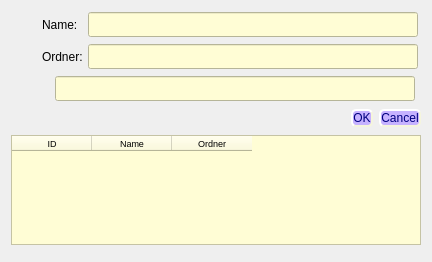
<?xml version="1.0" encoding="UTF-8"?>
<ui version="4.0">
 <class>dialog_performer_add_from_link</class>
 <widget class="QDialog" name="dialog_performer_add_from_link">
  <property name="windowModality">
   <enum>Qt::ApplicationModal</enum>
  </property>
  <property name="geometry">
   <rect>
    <x>0</x>
    <y>0</y>
    <width>428</width>
    <height>262</height>
   </rect>
  </property>
  <property name="windowTitle">
   <string/>
  </property>
  <property name="modal">
   <bool>true</bool>
  </property>
  <layout class="QGridLayout" name="gridLayout">
   <item row="0" column="0">
    <layout class="QHBoxLayout" name="horizontalLayout_2">
     <property name="spacing">
      <number>6</number>
     </property>
     <item>
      <widget class="QLabel" name="lblpic_name">
       <property name="minimumSize">
        <size>
         <width>25</width>
         <height>25</height>
        </size>
       </property>
       <property name="maximumSize">
        <size>
         <width>25</width>
         <height>25</height>
        </size>
       </property>
       <property name="autoFillBackground">
        <bool>true</bool>
       </property>
       <property name="styleSheet">
        <string notr="true"/>
       </property>
       <property name="text">
        <string/>
       </property>
       <property name="pixmap">
        <pixmap resource="../resource_collection_files/labels.qrc">:/labels/_labels/nutzer.png</pixmap>
       </property>
       <property name="scaledContents">
        <bool>false</bool>
       </property>
       <property name="alignment">
        <set>Qt::AlignCenter</set>
       </property>
      </widget>
     </item>
     <item>
      <widget class="QLabel" name="lbl_name">
       <property name="minimumSize">
        <size>
         <width>40</width>
         <height>25</height>
        </size>
       </property>
       <property name="maximumSize">
        <size>
         <width>30</width>
         <height>25</height>
        </size>
       </property>
       <property name="text">
        <string>Name:</string>
       </property>
      </widget>
     </item>
     <item>
      <widget class="QLineEdit" name="lnEdit_name">
       <property name="minimumSize">
        <size>
         <width>330</width>
         <height>25</height>
        </size>
       </property>
       <property name="maximumSize">
        <size>
         <width>300</width>
         <height>25</height>
        </size>
       </property>
       <property name="toolTip">
        <string>&lt;html&gt;&lt;head/&gt;&lt;body&gt;&lt;p&gt;Performer Name eingeben !&lt;/p&gt;&lt;/body&gt;&lt;/html&gt;</string>
       </property>
       <property name="styleSheet">
        <string notr="true">background-color: rgb(255, 253, 213);</string>
       </property>
       <property name="inputMask">
        <string/>
       </property>
      </widget>
     </item>
    </layout>
   </item>
   <item row="1" column="0">
    <layout class="QHBoxLayout" name="horizontalLayout_3">
     <item>
      <widget class="QLabel" name="lblpic_ordner">
       <property name="minimumSize">
        <size>
         <width>25</width>
         <height>25</height>
        </size>
       </property>
       <property name="maximumSize">
        <size>
         <width>25</width>
         <height>25</height>
        </size>
       </property>
       <property name="autoFillBackground">
        <bool>true</bool>
       </property>
       <property name="styleSheet">
        <string notr="true"/>
       </property>
       <property name="text">
        <string/>
       </property>
       <property name="pixmap">
        <pixmap resource="../resource_collection_files/labels.qrc">:/labels/_labels/ordner.png</pixmap>
       </property>
       <property name="scaledContents">
        <bool>false</bool>
       </property>
       <property name="alignment">
        <set>Qt::AlignCenter</set>
       </property>
      </widget>
     </item>
     <item>
      <widget class="QLabel" name="lbl_ordner">
       <property name="minimumSize">
        <size>
         <width>40</width>
         <height>25</height>
        </size>
       </property>
       <property name="maximumSize">
        <size>
         <width>30</width>
         <height>25</height>
        </size>
       </property>
       <property name="text">
        <string>Ordner:</string>
       </property>
      </widget>
     </item>
     <item>
      <widget class="QLineEdit" name="lnEdit_ordner">
       <property name="minimumSize">
        <size>
         <width>330</width>
         <height>25</height>
        </size>
       </property>
       <property name="maximumSize">
        <size>
         <width>300</width>
         <height>25</height>
        </size>
       </property>
       <property name="toolTip">
        <string>&lt;html&gt;&lt;head/&gt;&lt;body&gt;&lt;p&gt;Performer Name eingeben !&lt;/p&gt;&lt;/body&gt;&lt;/html&gt;</string>
       </property>
       <property name="styleSheet">
        <string notr="true">background-color: rgb(255, 253, 213);</string>
       </property>
       <property name="inputMask">
        <string/>
       </property>
      </widget>
     </item>
    </layout>
   </item>
   <item row="2" column="0">
    <layout class="QHBoxLayout" name="horizontalLayout_4">
     <item>
      <widget class="QLabel" name="lblpic_ordner_2">
       <property name="minimumSize">
        <size>
         <width>30</width>
         <height>20</height>
        </size>
       </property>
       <property name="maximumSize">
        <size>
         <width>30</width>
         <height>25</height>
        </size>
       </property>
       <property name="autoFillBackground">
        <bool>true</bool>
       </property>
       <property name="styleSheet">
        <string notr="true"/>
       </property>
       <property name="text">
        <string/>
       </property>
       <property name="pixmap">
        <pixmap resource="../resource_collection_files/labels.qrc">:/labels/_labels/IAFD.jpg</pixmap>
       </property>
       <property name="scaledContents">
        <bool>false</bool>
       </property>
       <property name="alignment">
        <set>Qt::AlignCenter</set>
       </property>
      </widget>
     </item>
     <item>
      <widget class="QLineEdit" name="lnEdit_iafdlink">
       <property name="minimumSize">
        <size>
         <width>360</width>
         <height>25</height>
        </size>
       </property>
       <property name="maximumSize">
        <size>
         <width>300</width>
         <height>25</height>
        </size>
       </property>
       <property name="toolTip">
        <string>&lt;html&gt;&lt;head/&gt;&lt;body&gt;&lt;p&gt;Performer Name eingeben !&lt;/p&gt;&lt;/body&gt;&lt;/html&gt;</string>
       </property>
       <property name="styleSheet">
        <string notr="true">background-color: rgb(255, 253, 213);</string>
       </property>
       <property name="inputMask">
        <string/>
       </property>
      </widget>
     </item>
    </layout>
   </item>
   <item row="3" column="0">
    <layout class="QHBoxLayout" name="horizontalLayout">
     <item>
      <widget class="QLabel" name="lbl_name_db">
       <property name="minimumSize">
        <size>
         <width>0</width>
         <height>20</height>
        </size>
       </property>
       <property name="maximumSize">
        <size>
         <width>16777215</width>
         <height>20</height>
        </size>
       </property>
       <property name="text">
        <string/>
       </property>
      </widget>
     </item>
     <item>
      <widget class="QDialogButtonBox" name="Btn_performer_id_merge">
       <property name="minimumSize">
        <size>
         <width>100</width>
         <height>0</height>
        </size>
       </property>
       <property name="maximumSize">
        <size>
         <width>100</width>
         <height>16777215</height>
        </size>
       </property>
       <property name="styleSheet">
        <string notr="true">QPushButton { 
	color: rgb(0, 0, 127);
	selection-background-color: rgb(255, 85, 0);
	background-color: rgb(198, 178, 255);
	border-style: outset;
	border-width: 2px;
	font: 14pt &quot;MS Shell Dlg 2&quot;;
	border-radius: 5px;
	border-color: beige;
}                   
QPushButton:enabled{
	background-color: rgb(198, 178, 255);
}                           
QPushButton:pressed{ 
	background: red;
}                            
QPushButton:disabled{                             
	background-color: gray;                
}
QPushButton:hover{
	background-color: rgb(255, 85, 255);
}   </string>
       </property>
       <property name="orientation">
        <enum>Qt::Horizontal</enum>
       </property>
       <property name="standardButtons">
        <set>QDialogButtonBox::Cancel|QDialogButtonBox::Ok</set>
       </property>
       <property name="centerButtons">
        <bool>false</bool>
       </property>
      </widget>
     </item>
    </layout>
   </item>
   <item row="4" column="0">
    <widget class="QTableWidget" name="tblWdg_datenbank">
     <property name="minimumSize">
      <size>
       <width>410</width>
       <height>110</height>
      </size>
     </property>
     <property name="maximumSize">
      <size>
       <width>410</width>
       <height>110</height>
      </size>
     </property>
     <property name="font">
      <font>
       <pointsize>7</pointsize>
      </font>
     </property>
     <property name="styleSheet">
      <string notr="true">background-color: rgb(255, 253, 213);</string>
     </property>
     <attribute name="horizontalHeaderDefaultSectionSize">
      <number>80</number>
     </attribute>
     <attribute name="horizontalHeaderMinimumSectionSize">
      <number>16</number>
     </attribute>
     <column>
      <property name="text">
       <string>ID</string>
      </property>
      <property name="font">
       <font>
        <pointsize>7</pointsize>
       </font>
      </property>
      <property name="background">
       <color>
        <red>251</red>
        <green>255</green>
        <blue>201</blue>
       </color>
      </property>
     </column>
     <column>
      <property name="text">
       <string>Name</string>
      </property>
      <property name="font">
       <font>
        <pointsize>7</pointsize>
       </font>
      </property>
     </column>
     <column>
      <property name="text">
       <string>Ordner</string>
      </property>
      <property name="font">
       <font>
        <pointsize>7</pointsize>
       </font>
      </property>
     </column>
    </widget>
   </item>
  </layout>
 </widget>
 <resources>
  <include location="../resource_collection_files/labels.qrc"/>
 </resources>
 <connections>
  <connection>
   <sender>Btn_performer_id_merge</sender>
   <signal>accepted()</signal>
   <receiver>dialog_performer_add_from_link</receiver>
   <slot>accept()</slot>
   <hints>
    <hint type="sourcelabel">
     <x>248</x>
     <y>254</y>
    </hint>
    <hint type="destinationlabel">
     <x>157</x>
     <y>274</y>
    </hint>
   </hints>
  </connection>
  <connection>
   <sender>Btn_performer_id_merge</sender>
   <signal>rejected()</signal>
   <receiver>dialog_performer_add_from_link</receiver>
   <slot>reject()</slot>
   <hints>
    <hint type="sourcelabel">
     <x>316</x>
     <y>260</y>
    </hint>
    <hint type="destinationlabel">
     <x>286</x>
     <y>274</y>
    </hint>
   </hints>
  </connection>
 </connections>
</ui>
